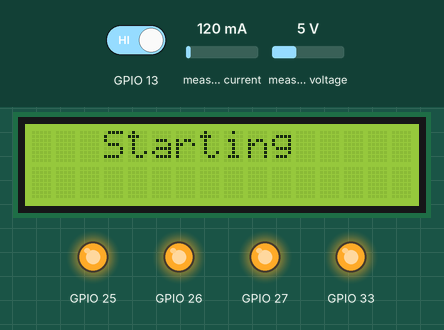
Simulated run of this program. Board: ESP32. Shown: 16×2 character LCD, output pins drawn as LEDs (lit = HIGH). The test bench sets the inputs (shaded band); at power-on: GPIO 13 HIGH, measured current 120 mA, measured voltage 5 V. WiFi joins after 1.5 s; servers stay silent unless stated; EEPROM starts erased; what the program prints to the serial monitor is not drawn.

Above: at 2.1 s.
At 4.7 s:
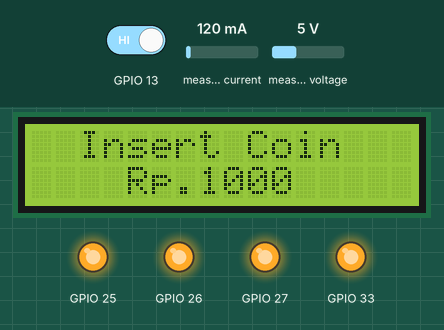
4.8 s: GPIO 13 driven LOW
At 6.8 s:
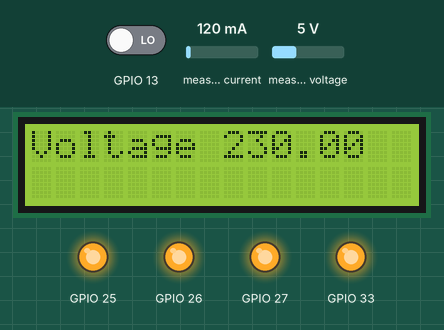
14.7 s: measured current set to 40 mA
At 17.3 s:
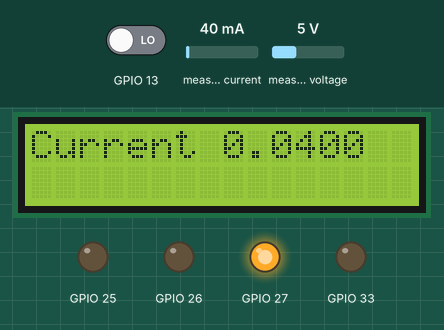
21.3 s: measured voltage set to 0.3 V
At 24.8 s:
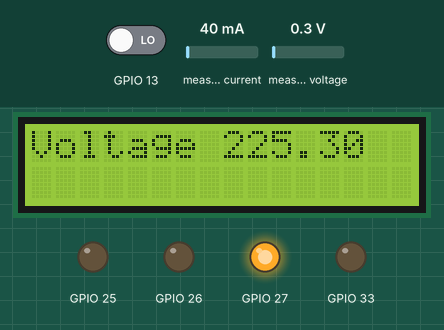
Timing chart, 0 to 25.6 s (numbered marks = the images above; inputs shaded):
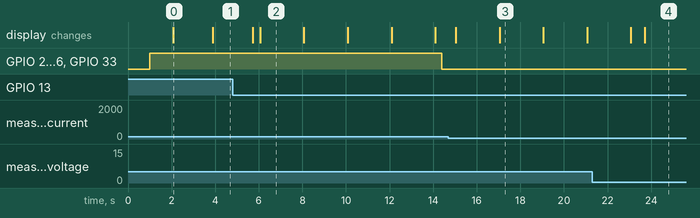

Measured:
- after the input at 4.8 s, GPIO 25, GPIO 26, GPIO 33: HIGH → LOW after 9.6 s; the display: first changes after 0.92 s (image 2 shows a later state)
- what the display in image 0 shows lasts 1.8 s, from 2.1 s to 3.9 s
- what the display in image 2 shows lasts 2.0 s, from 6.1 s to 8.1 s

The program:

main.cpp
```cpp
/*
  assume
    1 coin = 30kwh
    1 coin = 1 hour


*/

#include <Arduino.h>
#include <WiFi.h>
#include "configuration.h"
#include <LiquidCrystal_I2C.h>
#include <WiFiClientSecure.h>
#include <UniversalTelegramBot.h>
#include <ArduinoJson.h>

#include "pzem.h"
#include "logger.h"
#include "coin.h"
#include "relay.h"
logger logg;
pzem pm;
WiFiClientSecure client;
UniversalTelegramBot bot(TELEGRAM_TOKEN,client);
coin coins;
relay relays;
String chat_id;
// wifi

void initWifi(){
  WiFi.setHostname("KWH Koin");
  WiFi.mode(WIFI_STA);
  WiFi.begin(SSID_Public, PASS_Public);

  client.setCACert(TELEGRAM_CERTIFICATE_ROOT); // Add root certificate for api.telegram.org
  while (WiFi.status() != WL_CONNECTED) {
    delay(500);
    Serial.print(".");
    // lcdPrint();
  }
  Serial.println("");
  Serial.println("[INFO] WiFi connected");
}
//telegram handler
bool relaystate=false;
void handleNewMessages(int numNewMessages){
  Serial.println("[HANDLER] handleNewMessages");
  Serial.println("[HANDLER] "+String(numNewMessages));
  String from_name ;

  sprintf(updata, "---");
  for (int i = 0; i < numNewMessages; i++)
  {
    chat_id = bot.messages[i].chat_id;
    String text = bot.messages[i].text;

    from_name = bot.messages[i].from_name;
    if (from_name == "")
      from_name = "Guest";
    if (text == "/start" || text == "/start@"){
      String welcome = "Welcome to kwhcoingobang_Bot, " + from_name + ".\n";
      welcome += "Please Input these commands .\n\n";
      welcome += "/data: to get all parameters\n";
      bot.sendMessage(chat_id, welcome.c_str(), "Markdown");
    }
    if (text == "/data" || text == "/data@_")
    {
      bot.sendMessage(chat_id, updata, "");
    }

    if (text == "/forcestop" || text == "/forcestop@_")
    {
      bot.sendMessage(chat_id, "starting to cut off user", "");
      //function cut off
      for (size_t i = 1; i <= 4; i++)
      {
        relays.RelayOFF(i);
      }
      relaystate = false;
    }
    if (text == "/forceStart" || text == "/forceStart@_")
    {
      bot.sendMessage(chat_id, "starting to ON relay", "");
      //function cut on
      for (size_t i = 1; i <= 4; i++)
      {
        relays.RelayON(i);
      }
      relaystate = true;
    }

  }
  Serial.println("[HANDLER] " + from_name);
}
void botHandlerMessage(){
  if (millis() - bot_lasttime > BOT_MTBS)
  {
    int numNewMessages = bot.getUpdates(bot.last_message_received + 1);

    while (numNewMessages)
    {
      Serial.println("[HANDLER] got response");
      handleNewMessages(numNewMessages);
      numNewMessages = bot.getUpdates(bot.last_message_received + 1);
    }

    bot_lasttime = millis();
  }
}
void uplink(String payload){
  bot.sendMessage(forceClientID, payload,"");
  //payload
}

//LCD

LiquidCrystal_I2C lcd(reg_LCD, lcdColumns, lcdRows);

void i2cscan(){
  byte error, address;
  int Devices;
  Serial.println("Scanning...");
  Devices = 0;
  for(address = 1; address < 127; address++ )
  {

  Wire.beginTransmission(address);
  error = Wire.endTransmission();
  if (error == 0)
  {
  Serial.print("I2C device found at address 0x");
  if (address<16)
  Serial.print("0");
  Serial.print(address,HEX);
  Serial.println("  !");
  Devices++;
  }
  else if (error==4)
  {
  Serial.print("Unknown error at address 0x");
  if (address<16)
  Serial.print("0");
  Serial.println(address,HEX);
  }
  }
  if (Devices == 0)
  Serial.println("No I2C devices found\n");
  else
  Serial.println("done\n");
  delay(5000);

}
void initLCD(){
  lcd.init();
  lcd.backlight();
  lcd.setContrast(100);
}
void lcdPrint(uint8_t col, uint8_t row, String data){// col 1 - 16 | row 0 - 1 | data string
    lcd.setCursor(col, row);
    lcd.print(data);
    // lcd.clear();
}

void lcdPrintScroll(int row, String message, int delayTime, int lcdColumns){
    for (int i=0; i < lcdColumns; i++) {
    message = " " + message;
  }
  message = message + " ";
  for (int pos = 0; pos < message.length(); pos++) {
    lcd.setCursor(0, row);
    lcd.print(message.substring(pos, pos + lcdColumns));
    delay(delayTime);
  }
}
bool first = true;
void setup() {
  logg.init();
  logg.print("trace", "start");
  logg.print("trace", "relay initialize");
  relays.init();
  for (size_t i = 1; i <=4; i++){
    relays.RelayOFF(i);
  }
  logg.print("trace", "PM initialize");
  pm.init(PMid);
  logg.print("debug", "PM ID: "+  String(PMid));
  logg.print("trace", "Coin Selector initialize");
  coins.init();
  logg.print("trace", "LCD 16x2 initialize");
  initLCD();
  lcdPrint(3,0,"Starting");
  logg.print("trace", "WiFI");
  initWifi();
}
int thresholdTime = 10; //menit
int thresholdEnergy = 1; //kwh


unsigned long prevMillis = 0;
void main1(){
  unsigned long currMillis= millis();
  botHandlerMessage();
  lcdPrint(2,0,"Insert Coin");
  lcdPrint(4,1,"Rp.1000");

  int coinImpulse = coins.readImpulse();
  unsigned long sectick = 0;
  while (coinImpulse != 0 || relaystate ==true){
    botHandlerMessage();
    Serial.println("=====================");
    lcd.clear();
    pm.singlePhase(PMid, 0);
    float voltage =  pm.Cur_voltage();
    float current = pm.Cur_current();
    float power = pm.Cur_power();
    float energy = pm.Cur_energy();
    lcdPrint(0, 0, "Voltage");
    lcdPrint(8, 0, String(voltage));
    delay(2000);
    lcdPrint(0, 0, "Current");
    lcdPrint(8, 0, String(current));
    delay(2000);
    lcdPrint(0, 0, "Power  ");
    lcdPrint(8, 0, String(power));
    delay(2000);
    lcdPrint(0, 0, "Energy  ");
    lcdPrint(8, 0, String(energy));
    delay(2000);
    lcd.clear();
    if(currMillis - prevMillis >= 120000 || first == true ){
      uplink("Voltage: "+ String(voltage) + " v \n Current:"+ String(current) + " a \n Power: " +String(power) + " w \n Energy: "+ String(energy)+ " w");
      first = false;
    }
    if(currMillis - prevMillis >= 1000){
      sectick+1;
    }
    thresholdEnergy = thresholdEnergy * coinImpulse;
    thresholdTime = thresholdTime * coinImpulse;
    for (size_t i = 1; i <=4; i++)
    {
      relays.RelayON(i);
    }

    if(energy == thresholdEnergy || relaystate == false || sectick == 600000) {
      for (size_t i = 1; i <=4; i++)
      {
        relays.RelayOFF(i);
        coins.resetImpulse();
        break;
        sectick =0;
      }
    }
    prevMillis = currMillis;
  }
}


void test(){
  lcdPrint(0,0,"start");
  pm.singlePhase(PMid, 0);
  float voltage =  pm.singlePhase(PMid, 1);
  float current = pm.singlePhase(PMid, 2);
  float power = pm.singlePhase(PMid, 3);
  float energy = pm.singlePhase(PMid, 4);
  lcdPrint(0, 0, "Voltage");
  lcdPrint(8, 0, String(voltage));
  delay(2000);
  lcdPrint(0, 0, "Current");
  lcdPrint(8, 0, String(current));
  delay(2000);
  lcdPrint(0, 0, "Power  ");
  lcdPrint(8, 0, String(power));
  delay(2000);
  lcdPrint(0, 0, "Energy  ");
  lcdPrint(8, 0, String(energy));
  delay(2000);
  lcd.clear();
  coins.readImpulse();
}

void loop() {
  // i2cscan();
  // while (1)
  // {
  //   test();
  // }
  main1();
}
```
